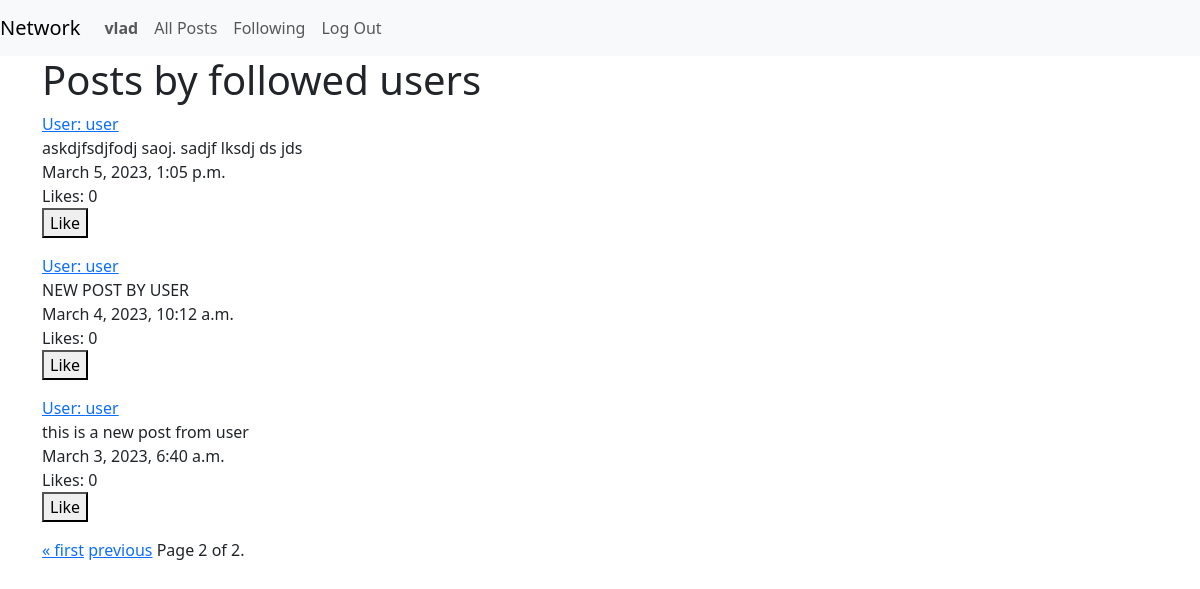
Screenshot of /following?page=2 (signed in) with the database file from the repository.
### network/models.py (models this page shows, shortened)
class User(AbstractUser):
    following = models.ManyToManyField("User", blank=True, related_name="fg")   # "self" din't work here, follow actions somehow duplicated to both following and followers
    followers = models.ManyToManyField("User", blank=True, related_name="fs")
    liked_posts = models.ManyToManyField("Post", blank=True, related_name="liked_by")

class Post(models.Model):
    body = models.TextField(blank=True)
    timestamp = models.DateTimeField(auto_now_add=True, null=True)
    user = models.ForeignKey(User, on_delete=models.PROTECT, related_name="user_posts", null=True)
    likes = models.IntegerField(default=0)

### network/views.py (the view)
# urls.py: path("following", views.following, name="following"),
@login_required()
def following(request):
    user = User.objects.get(pk=request.user.id)
    followed_users = user.following.all()
    posts = Post.objects.filter(user__in=followed_users)    # all posts made by users that the current user follows
    posts = posts.order_by("-timestamp").all()
    page_obj = paginate(posts, request)
    return render(request, "network/following.html", {
        "page_obj": page_obj,
        "liked_posts": user.liked_posts.all()
    })

### network/views.py (called while the page is built)
def paginate(list, request):
    paginator = Paginator(list, 10)
    page_number = request.GET.get('page')
    return paginator.get_page(page_number)

### network/templates/network/following.html
{% extends "network/layout.html" %}
{% block body %}
        <h1>Posts by followed users</h1>
        {% include "network/posts.html" %}
{% endblock %}

### network/templates/network/layout.html (shortened to what this page needs)
{% load static %}
<!DOCTYPE html>
<html lang="en">
    <head>
        <link href="https://cdn.jsdelivr.net/npm/bootstrap@5.3.0-alpha1/dist/css/bootstrap.min.css" rel="stylesheet">
        <link href="{% static 'network/styles.css' %}" rel="stylesheet">
    </head>
    <body>
        <nav class="navbar navbar-expand-lg navbar-light bg-light">
            <a class="navbar-brand" href="{% url 'index' %}">Network</a>
            <div>
              <ul class="navbar-nav mr-auto">
                {% if user.is_authenticated %}
                    <li class="nav-item">
                        <a class="nav-link" href="{{ user.id }}"><strong>{{ user }}</strong></a>
                    </li>
                {% endif %}
                <li class="nav-item">
                  <a class="nav-link" href="{% url 'index' %}">All Posts</a>
                </li>
                {% if user.is_authenticated %}
                    <li class="nav-item">
                        <a class="nav-link" href="{% url 'following' %}">Following</a>
                    </li>
                    <li class="nav-item">
                        <a class="nav-link" href="{% url 'logout' %}">Log Out</a>
                    </li>
                {% endif %}
              </ul>
            </div>
          </nav>
        <div class="container">
            {% if not user.is_authenticated %}
                <p>You need to login in order to see and write posts</p>
            {% else %}
                {% block body %}
                {% endblock %}
            {% endif %}
        </div>
    </body>
</html>

### network/templates/network/posts.html (shortened to what this page needs)
<div class="" id="posts">
    {% for post in page_obj %}
        <div id="post-{{ post.id }}" class="post mb-3">
            <div><a class="" href="{% url 'profile' post.user.id %}">User: {{ post.user }}</a></div>
            <div class="body" id="body-{{ post.id }}">{{ post.body }}</div>
            <div>{{ post.timestamp }}</div>
            <div>Likes: {{ post.likes }}</div>
            <button class="btn-like" id="like-{{ post.id }}">{% if not post in liked_posts %}Like{% else %}Unlike{% endif %}</button>
        </div>
    {% empty %}
        No Posts
    {% endfor %}
    <div class="pagination">
        <span class="step-links">
            {% if page_obj.has_previous %}
                <a href="?page1">&laquo; first</a>
                <a href="?page={{ page_obj.previous_page_number }}">previous</a>
            {% endif %}
            <span class="current">
                Page {{ page_obj.number }} of {{ page_obj.paginator.num_pages }}.
            </span>
        </span>
    </div>
</div>

### rows the page displays
User: username "vlad"
Post: user "user", body "askdjfsdjfodj saoj. sadjf lksdj ds jds", timestamp "March 5, 2023, 1:05 p.m.", likes "0", shows "Like"
Post: user "user", body "NEW POST BY USER", timestamp "March 4, 2023, 10:12 a.m.", likes "0", shows "Like"
Post: user "user", body "this is a new post from user", timestamp "March 3, 2023, 6:40 a.m.", likes "0", shows "Like"

### other values shown
{{ page_obj.number }} "2"
{{ page_obj.paginator.num_pages }} "2"
